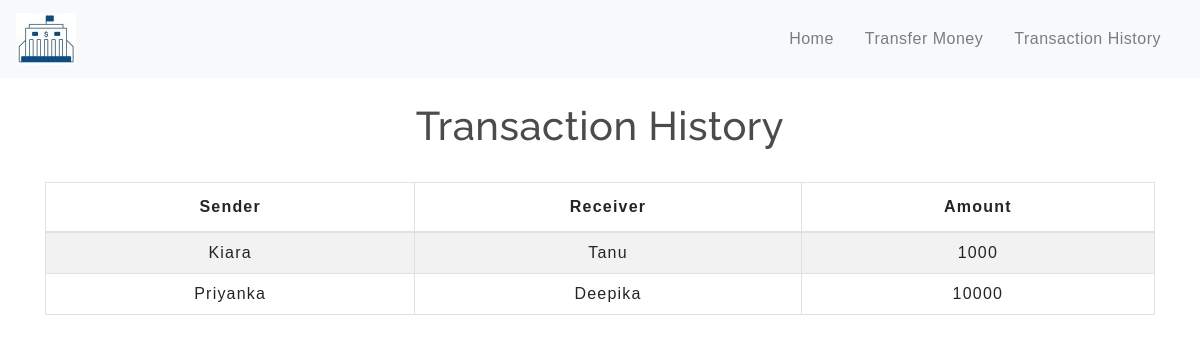
The page /transactionhistory.php on the database its author committed.
### tables this page shows
CREATE TABLE `transaction` (
  `sender` varchar(255) NOT NULL,
  `receiver` varchar(255) NOT NULL,
  `balance` int(11) NOT NULL
);

### transactionhistory.php (the view, shortened to what this page needs)
<!DOCTYPE html>
<html lang="en">
<head>
    <link rel="stylesheet" href="https://stackpath.bootstrapcdn.com/bootstrap/4.5.2/css/bootstrap.min.css">
    <link rel="stylesheet" type="text/css" href="css/table.css">
    <link rel="stylesheet" type="text/css" href="css/navbar.css">
</head>
<body>
<?php
  include 'navbar.php';
?>
	<div class="container">
        <h2 class="text-center pt-4">Transaction History</h2>
       <br>
       <div class="table-responsive-sm">
    <table class="table table-hover table-striped table-condensed table-bordered">
        <thead>
            <tr>
                <th class="text-center">Sender</th>
                <th class="text-center">Receiver</th>
                <th class="text-center">Amount</th>
            </tr>
        </thead>
        <tbody>
        <?php
            include 'includes/config.php';
            $sql ="select * from transaction";
            $query =mysqli_query($conn, $sql);
            while($rows = mysqli_fetch_assoc($query))
            {
        ?>
            <tr>
            <td class="py-2"><?php echo $rows['sender']; ?></td>
            <td class="py-2"><?php echo $rows['receiver']; ?></td>
            <td class="py-2"><?php echo $rows['balance']; ?> </td>
            </tr>
        <?php
            }
        ?>
        </tbody>
    </table>
    </div>
</div>
</body>
</html>

### Css/table.css (style rules this page uses)
* { padding: 0; margin: 0; box-sizing: border-box; font-family: sans-serif; }
h2 { font-size: 40px; }
table { letter-spacing: 1.2px; }
td { text-align: center; }

### Css/navbar.css (style rules this page uses)
h2 { color: #4C4B4B; letter-spacing: 0.5px; font-family: raleway; }

### rows shown on the page
transaction: sender "Kiara", receiver "Tanu", balance "1000"
transaction: sender "Priyanka", receiver "Deepika", balance "10000"
